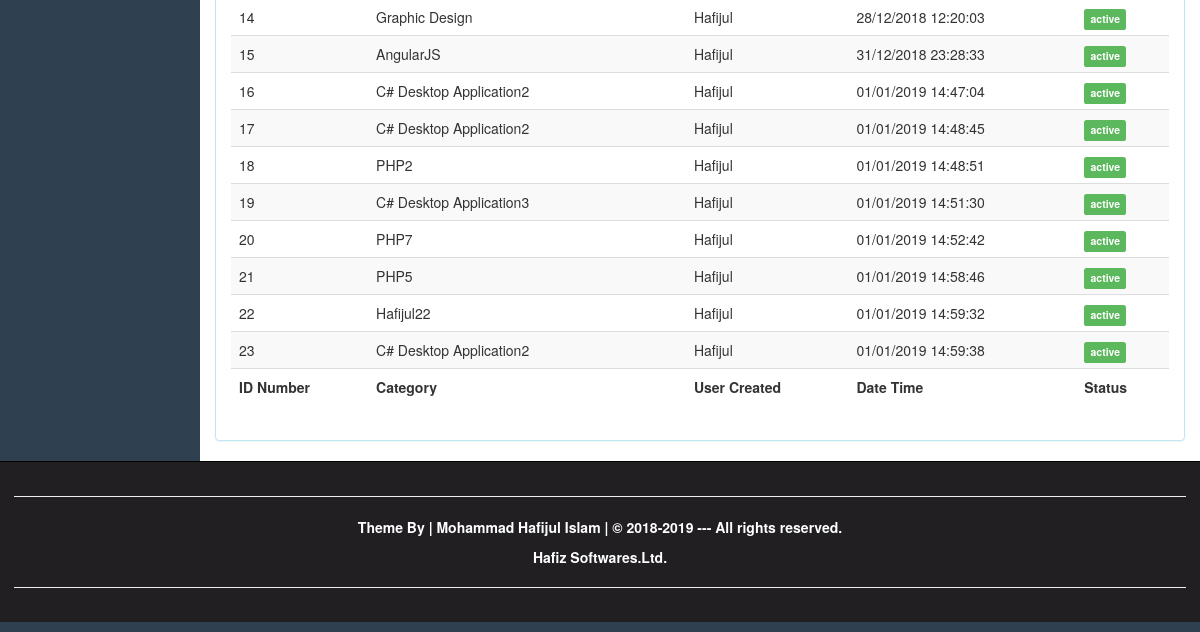
/category.php (lower part), run on an earlier commit of the app's database.
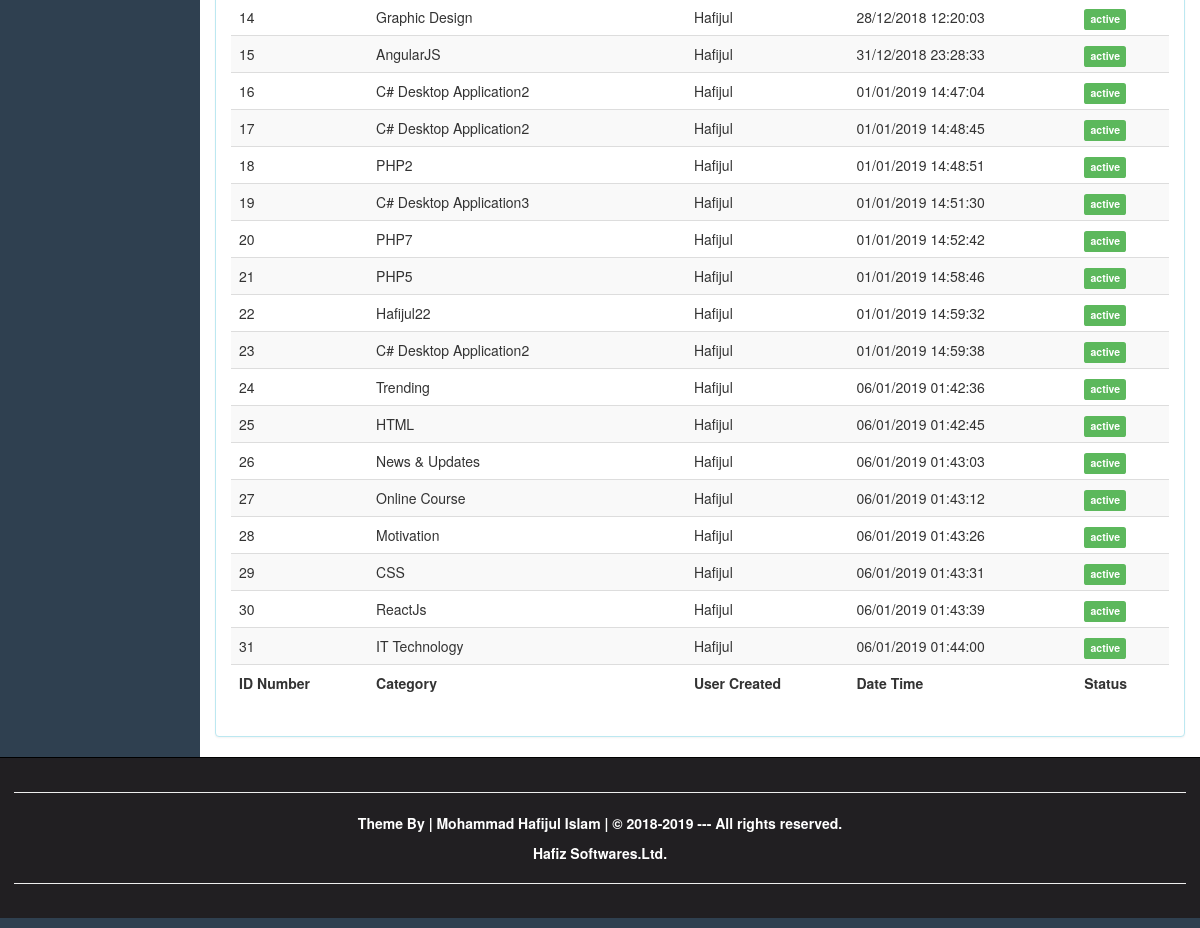
And on a later commit of the database.
### tables this page shows
CREATE TABLE `categories` (
  `id` int(10) UNSIGNED NOT NULL,
  `name` varchar(255) NOT NULL DEFAULT '',
  `categorycreator` varchar(255) NOT NULL DEFAULT '',
  `datetime` varchar(45) NOT NULL DEFAULT '',
  `created` datetime NOT NULL DEFAULT CURRENT_TIMESTAMP,
  `modified` datetime NOT NULL DEFAULT CURRENT_TIMESTAMP ON UPDATE CURRENT_TIMESTAMP,
  `status` tinyint(1) UNSIGNED NOT NULL DEFAULT '0'
);

### category.php (the view, shortened to what this page needs)
<?php
require_once 'utilities/dbconnection.php';
$sql = "SELECT `id`, `name`, `categorycreator`, `datetime`, `status` FROM categories WHERE `status` = 1;";
$result = $conn->query($sql);
$categorylist = array();
if ($result->num_rows > 0) {
    while ($row = $result->fetch_assoc()) {
        array_push($categorylist, $row);
    }
} else {
    array_push($categorylist, NULL);
    echo $conn->error();
}
?>
<!DOCTYPE html>
<html lang="en-US">
    <head>
        <link href="resources/css/jquery.dataTables.min.css" rel="stylesheet" type="text/css"/>
        <link href="resources/bootstrap/css/bootstrap.min.css" rel="stylesheet" type="text/css" />
        <link href="resources/bootstrap/css/bootstrap-theme.min.css" rel="stylesheet" type="text/css" />
        <link href="resources/css/responsive.dataTables.min.css" rel="stylesheet" type="text/css"/>
        <link href="resources/css/adminstyle.css" rel="stylesheet" type="text/css"/>
    </head>
    <body>
        <div class="wrapper">
            <div class="container-fluid">
                <div class="row">
                    <div class="col-sm-10">
                        <br/>
                        <div class="row">
                            <div class="col-sm-12">
                                <div class="panel panel-info">
                                    <div class="panel-body">
                                        <table id="categoryTable" class="table table-striped table-hover display">
                                            <tbody>
                                                <?php
                                                if (empty($categorylist)) {
                                                    echo "<tr>";
                                                    echo "<td colspan=\"4\"> There are no Category Found</td>";
                                                    echo "</tr>";
                                                } else {
                                                    foreach ($categorylist as $category) {
                                                        echo "<tr>";
                                                        echo "<td>" . $category['id'] . "</td>";
                                                        echo "<td>" . $category['name'] . "</td>";
                                                        echo "<td>" . $category['categorycreator'] . "</td>";
                                                        echo "<td>" . str_replace("-", "/", $category['datetime']) . "</td>";
                                                        if ($category['status'] == 1)
                                                            echo "<td>" . "<label class=\"label label-success\">active</div>" . "</td>";
                                                        else if ($category['status'] == 0)
                                                            echo "<td>" . "<label class=\"label label-danger\">closed</div>" . "</td>";
                                                        else
                                                            echo "<td>" . "<label class=\"label label-warning\">unknown</div>" . "</td>";
                                                        echo "</tr>";
                                                    }
                                                }
                                                ?>
                                            <tfoot>
                                                <tr>
                                                    <th>ID Number</th>
                                                    <th>Category</th>
                                                    <th>User Created</th>
                                                    <th>Date Time</th>
                                                    <th>Status</th>
                                                </tr>
                                            </tfoot>
            <div id="footer">
                <hr/>
                <p>
                    Theme By | Mohammad Hafijul Islam | &copy; 2018-2019 --- All rights reserved.
                </p>
                <a href="#" class="contact-link">Hafiz Softwares.Ltd.</a>
                <hr/>
            </div>
    </body>
</html>

### resources/css/adminstyle.css (style rules this page uses)
html, body { height: 100%; background-color: #2f4050; font-weight: 400; overflow-x: hidden; overflow-y: auto; }
.wrapper { height: 100%; position: relative; overflow-x: hidden; overflow-y: auto; }
.col-sm-10 { background-color: #ffffff; }
#footer { margin: 0px 0px 10px 0px; border-top: 1px solid #000000; padding: 1em; background-color: #211f22; color: #eeeeee; text-align: center; }
#footer p { color: #ffffff; text-decoration: none; cursor: pointer; font-weight: bold; text-align: center; }
.contact-link { color: #ffffff; text-decoration: none; cursor: pointer; font-weight: bold; }

What changed in the data, as far as the page shows it:
added categories: id "24", name "Trending", categorycreator "Hafijul", datetime "06/01/2019 01:42:36", status "active"
added categories: id "25", name "HTML", categorycreator "Hafijul", datetime "06/01/2019 01:42:45", status "active"
added categories: id "26", name "News & Updates", categorycreator "Hafijul", datetime "06/01/2019 01:43:03", status "active"
added categories: id "27", name "Online Course", categorycreator "Hafijul", datetime "06/01/2019 01:43:12", status "active"
added categories: id "28", name "Motivation", categorycreator "Hafijul", datetime "06/01/2019 01:43:26", status "active"
added categories: id "29", name "CSS", categorycreator "Hafijul", datetime "06/01/2019 01:43:31", status "active"
added categories: id "30", name "ReactJs", categorycreator "Hafijul", datetime "06/01/2019 01:43:39", status "active"
added categories: id "31", name "IT Technology", categorycreator "Hafijul", datetime "06/01/2019 01:44:00", status "active"
